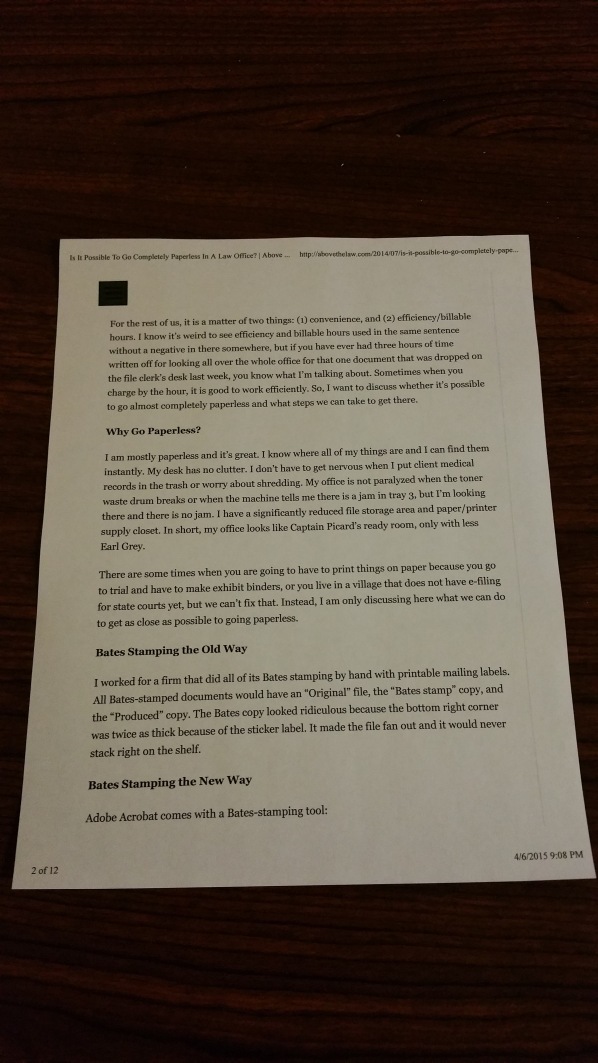
//> input picture images/cell_pic.jpg, 2988 x 5312 px (shown at 1/5 size)
$ ./main ../images/cell_pic.jpg texture   (built with g++ and OpenCV 4)
//> lines starting //> are read from the running program, lines starting //| are printed output that depends on the picture; after the words box and inside, x2 and y2 are one past the last pixel; in counts of white or black regions, pixels touching at a corner belong together
### src/utils.hpp
#pragma once
#include <opencv2/opencv.hpp>
#include <vector>

// Trie 4 points dans l'ordre : TL, TR, BR, BL
std::vector<cv::Point2f> sortCorners(std::vector<cv::Point2f> pts);

// Distance euclidienne entre deux points
float dist(cv::Point2f a, cv::Point2f b);

// Intersection de deux droites infinies (retourne false si parallèles)
bool lineIntersect(cv::Point2f p1, cv::Point2f p2,
                   cv::Point2f p3, cv::Point2f p4,
                   cv::Point2f& out);

### src/perspective.hpp
#pragma once
#include <opencv2/opencv.hpp>
#include <vector>

/**
 * Applique la transformation de perspective.
 * Les 4 coins (ordre TL, TR, BR, BL) sont mappés sur un rectangle.
 * La taille de sortie est calculée à partir des longueurs des côtés.
 */
cv::Mat applyPerspective(const cv::Mat& src,
                         const std::vector<cv::Point2f>& corners);

### src/interactive.hpp
#pragma once
#include <opencv2/opencv.hpp>
#include <vector>

// Dessine le quadrilatère et les coins sur l'image
void drawCorners(cv::Mat& img, const std::vector<cv::Point2f>& pts, bool labels = true);

/**
 * Lance la fenêtre d'ajustement interactif.
 * L'utilisateur peut glisser les coins verts.
 * Retourne les coins ajustés après [ENTREE], ou vide si [Q].
 */
std::vector<cv::Point2f> interactiveAdjust(const cv::Mat& img,
                                           const std::vector<cv::Point2f>& initial);

### src/detection.hpp
#pragma once
#include <opencv2/opencv.hpp>
#include <vector>

/**
 * Retourne true si le fond est texturé (variance Laplacien élevée).
 * Justification : variance élevée → beaucoup de détails → fond complexe.
 */
bool isTexturedBackground(const cv::Mat& img);

/**
 * Méthode FOND SIMPLE : Canny + findContours + approxPolyDP
 * Justification : fort contraste doc/fond → gradient net sur les bords →
 * le plus grand quadrilatère convexe est le document.
 */
std::vector<cv::Point2f> detectSimpleBackground(const cv::Mat& img);

/**
 * Méthode FOND TEXTURÉ : HoughLinesP (longues lignes droites)
 * Justification : Canny seul donne trop de bruit sur fond complexe.
 * HoughLinesP filtre les longues lignes formant les bords du document.
 */
std::vector<cv::Point2f> detectTexturedBackground(const cv::Mat& img);

/**
 * Wrapper : choisit la bonne méthode selon le type de fond,
 * avec fallback sur l'autre méthode et sur les coins de l'image.
 */
std::vector<cv::Point2f> detectCorners(const cv::Mat& img, bool textured);

### src/utils.cpp
#include "utils.hpp"
#include <cmath>
#include <algorithm>

using namespace cv;
using namespace std;

vector<Point2f> sortCorners(vector<Point2f> pts)
{
    Point2f center(0, 0);
    for (auto& p : pts) center += p;
    center *= (1.0f / pts.size());

    vector<Point2f> tl, tr, br, bl;
    for (auto& p : pts) {
        if      (p.x < center.x && p.y < center.y) tl.push_back(p);
        else if (p.x > center.x && p.y < center.y) tr.push_back(p);
        else if (p.x > center.x && p.y > center.y) br.push_back(p);
        else                                         bl.push_back(p);
    }

    auto best = [](vector<Point2f>& v, Point2f ref) -> Point2f {
        if (v.empty()) return ref;
        return *min_element(v.begin(), v.end(), [&](const Point2f& a, const Point2f& b){
            return norm(a - ref) < norm(b - ref);
        });
    };

    return { best(tl, {0,0}),
             best(tr, {1e9f, 0}),
             best(br, {1e9f, 1e9f}),
             best(bl, {0,    1e9f}) };
}

// [4 lines left out: function dist, not called in this run]

bool lineIntersect(Point2f p1, Point2f p2,
                   Point2f p3, Point2f p4,
                   Point2f& out)
{
    float d = (p1.x-p2.x)*(p3.y-p4.y) - (p1.y-p2.y)*(p3.x-p4.x);
    if (fabsf(d) < 1e-6f) return false;
    float t = ((p1.x-p3.x)*(p3.y-p4.y) - (p1.y-p3.y)*(p3.x-p4.x)) / d;
    out.x = p1.x + t*(p2.x-p1.x);
    out.y = p1.y + t*(p2.y-p1.y);
    return true;
}

### src/interactive.cpp
#include "interactive.hpp"
#include "utils.hpp"

using namespace cv;
using namespace std;

// Marge (pixels) autour de l'image pour accéder aux coins hors-bords
static const int BORDER = 120;

// ── État interne ──────────────────────────────────────────────
namespace {
    struct MouseState {
        vector<Point2f> corners;  // coords dans l'image originale
        int    dragging = -1;
        Mat    baseImg;           // image originale (sans padding)
        int    W, H;              // taille image originale
    } g;
}

// ── Conversion coords image ↔ coords fenêtre (avec padding) ──
static Point2f imgToWin(Point2f p)  { return {p.x + BORDER, p.y + BORDER}; }
static Point2f winToImg(Point2f p)  { return {p.x - BORDER, p.y - BORDER}; }

// ── Dessin ────────────────────────────────────────────────────
void drawCorners(Mat& img, const vector<Point2f>& pts, bool labels)
{
    if (pts.size() != 4) return;

    for (int i = 0; i < 4; i++)
        line(img, pts[i], pts[(i+1)%4], Scalar(0, 200, 255), 2);

    const char* names[] = {"TL","TR","BR","BL"};
    for (int i = 0; i < 4; i++) {
        circle(img, pts[i], 10, Scalar(0, 255, 0), -1);
        circle(img, pts[i], 12, Scalar(0,  0,  0), 2);
        if (labels)
            putText(img, names[i], pts[i] + Point2f(14, -8),
                    FONT_HERSHEY_SIMPLEX, 0.6, Scalar(0, 0, 255), 2);
    }
}

static void redraw(const string& winName)
{
    // Créer image avec padding gris foncé
    Mat padded;
    copyMakeBorder(g.baseImg, padded,
                   BORDER, BORDER, BORDER, BORDER,
                   BORDER_CONSTANT, Scalar(50, 50, 50));

    // Convertir les coins en coordonnées fenêtre
    vector<Point2f> winPts;
    for (auto& p : g.corners) winPts.push_back(imgToWin(p));

    // Dessiner sur l'image paddée
    drawCorners(padded, winPts);

    // Dessiner une bordure blanche pour délimiter l'image réelle
    rectangle(padded,
              Point(BORDER, BORDER),
              Point(BORDER + g.W - 1, BORDER + g.H - 1),
              Scalar(180, 180, 180), 1);

    // Instructions
    putText(padded, "[ENTREE] appliquer  [R] reset  [Q] quitter",
            Point(BORDER, BORDER - 10),
            FONT_HERSHEY_SIMPLEX, 0.55, Scalar(255, 255, 0), 1);
    putText(padded, "Glissez les coins verts (zone grise = hors image = OK)",
            Point(BORDER, BORDER - 30),
            FONT_HERSHEY_SIMPLEX, 0.45, Scalar(200, 200, 200), 1);

    imshow(winName, padded);
}

// ── Callback souris ───────────────────────────────────────────
// [24 lines left out: function onMouse, not called in this run]

// ── Interface publique ────────────────────────────────────────
vector<Point2f> interactiveAdjust(const Mat& img, const vector<Point2f>& initial)
{
    const string winName = "Ajustement interactif";

    g.baseImg  = img.clone();
    g.corners  = initial;
    g.dragging = -1;
    g.W        = img.cols;
    g.H        = img.rows;

    vector<Point2f> savedCorners = initial;

    namedWindow(winName, WINDOW_AUTOSIZE);
    setMouseCallback(winName, onMouse, (void*)&winName);
    redraw(winName);

    cout << "\nAjustement interactif :\n"
         << "  Glissez les coins verts (zone grise = extensions hors image)\n"
         << "  [ENTREE] pour appliquer  |  [R] reset  |  [Q] quitter\n";

    while (true) {
        int key = waitKey(30) & 0xFF;
        if (key == 13 || key == 10) break;
        if (key == 'r' || key == 'R') {
            g.corners = savedCorners;
            redraw(winName);
        }
        if (key == 'q' || key == 'Q') {
            destroyWindow(winName);
            return {};
        }
    }

    destroyWindow(winName);
    return g.corners;
}

### src/detection.cpp
#include "detection.hpp"
#include "utils.hpp"
#include <iostream>

using namespace cv;
using namespace std;

// ─────────────────────────────────────────────────────────────
//  Prétraitement : CLAHE pour améliorer le contraste local
// ─────────────────────────────────────────────────────────────
// [120 lines left out: functions preprocess, isTexturedBackground, isCameraFrame, scoreQuad, bestQuadFromBinary, detectSimpleBackground, not called in this run]

// ─────────────────────────────────────────────────────────────
//  MÉTHODE 2 : Analyse locale & Lignes de Hough (Fond Texturé)
// ─────────────────────────────────────────────────────────────
vector<Point2f> detectTexturedBackground(const Mat& img)
{
    Mat gray, blur;
    cvtColor(img, gray, COLOR_BGR2GRAY);
    Ptr<CLAHE> clahe = createCLAHE(2.0, Size(8, 8));
    clahe->apply(gray, gray);
    bilateralFilter(gray, blur, 11, 90, 90);

    Mat edges;
    Canny(blur, edges, 20, 80);
    Mat k5 = getStructuringElement(MORPH_RECT, Size(5, 5));
    morphologyEx(edges, edges, MORPH_CLOSE, k5);

    int minDim = min(img.cols, img.rows);
    struct HP { int vote, len, gap; };
    for (auto& p : vector<HP>{{80,minDim/4,20},{60,minDim/6,30},{40,minDim/8,40},{30,minDim/10,50}}) {
        vector<Vec4i> lines;
        HoughLinesP(edges, lines, 1, CV_PI/180, p.vote, p.len, p.gap);
        if (lines.size() < 4) continue;

        vector<Vec4i> horiz, vert;
        for (auto& l : lines) {
            double a = atan2(abs(l[3]-l[1]), abs(l[2]-l[0])) * 180.0 / CV_PI;
            if (a < 25)      horiz.push_back(l);
            else if (a > 65) vert.push_back(l);
        }
        if (horiz.size() < 2 || vert.size() < 2) continue;

        // Fusion des lignes proches
        auto merge = [](vector<Vec4i>& v, bool h) {
            vector<pair<int,Vec4i>> g;
            for (auto& l : v) {
                int pos = h ? (l[1]+l[3])/2 : (l[0]+l[2])/2;
                bool done = false;
                for (auto& x : g) if (abs(x.first-pos) < 50) {
                    Vec4i& gl = x.second;
                    if (h) { gl[0]=min(gl[0],min(l[0],l[2])); gl[2]=max(gl[2],max(l[0],l[2])); }
                    else   { gl[1]=min(gl[1],min(l[1],l[3])); gl[3]=max(gl[3],max(l[1],l[3])); }
                    x.first = pos; done = true; break;
                }
                if (!done) g.push_back({pos, l});
            }
            v.clear(); for (auto& x : g) v.push_back(x.second);
        };
        merge(horiz, true); merge(vert, false);
        if (horiz.size() < 2 || vert.size() < 2) continue;

        sort(horiz.begin(), horiz.end(), [](const Vec4i& a, const Vec4i& b){ return (a[1]+a[3]) < (b[1]+b[3]); });
        sort(vert.begin(),  vert.end(),  [](const Vec4i& a, const Vec4i& b){ return (a[0]+a[2]) < (b[0]+b[2]); });

        auto L = [](const Vec4i& l) { return make_pair(Point2f(l[0],l[1]), Point2f(l[2],l[3])); };
        auto [t1,t2] = L(horiz.front()); auto [b1,b2] = L(horiz.back());
        auto [l1,l2] = L(vert.front());  auto [r1,r2] = L(vert.back());

        Point2f tl,tr,br,bl;
        if (!lineIntersect(t1,t2,l1,l2,tl)) continue;
        if (!lineIntersect(t1,t2,r1,r2,tr)) continue;
        if (!lineIntersect(b1,b2,r1,r2,br)) continue;
        if (!lineIntersect(b1,b2,l1,l2,bl)) continue;

        auto inside = [&](Point2f pt) {
            return pt.x >= 0 && pt.x < img.cols && pt.y >= 0 && pt.y < img.rows;
        };
        if (!inside(tl)||!inside(tr)||!inside(br)||!inside(bl)) continue;

        vector<Point> quad = {Point(tl),Point(tr),Point(br),Point(bl)};
        if (contourArea(quad) < 0.05 * img.cols * img.rows) continue;

        return sortCorners({tl, tr, br, bl});
    }

    return {};
}

// ─────────────────────────────────────────────────────────────
//  Wrapper principal
// ─────────────────────────────────────────────────────────────
vector<Point2f> detectCorners(const Mat& img, bool textured)
{
    cout << "Méthode demandée : "
         << (textured ? "Structure & Hough (fond texturé)" : "Otsu & Contours (fond simple)") << "\n";

    vector<Point2f> corners;
    if (textured) {
        corners = detectTexturedBackground(img);
        if (corners.empty()) {
            cout << "  ❌ Méthode texture n'a pas trouvé de quadrilatère.\n";
        } else {
            cout << "  ✅ Méthode texture a détecté le document avec succès !\n";
            return corners;
        }
    } else {
        corners = detectSimpleBackground(img);
        if (corners.empty()) {
            cout << "  ❌ Méthode simple (Otsu) a échoué (contraste insuffisant ou fond trop complexe).\n";
        } else {
            cout << "  ✅ Méthode simple a détecté le document avec succès !\n";
            return corners;
        }
    }

    // Si la méthode demandée a échoué, tentative de secours avec l'autre méthode
    cout << "  → Tentative de secours avec l'autre méthode...\n";
    if (textured) {
        corners = detectSimpleBackground(img);
    } else {
        corners = detectTexturedBackground(img);
    }

    if (!corners.empty()) {
        cout << "  ✅ La méthode de secours a réussi à trouver les coins !\n";
        return corners;
    }

    cout << "  ⚠️ Aucune méthode automatique n'a pu segmenter l'image.\n";
    cout << "  → Placement de la boîte initiale par défaut (marge 20%) pour l'étape interactive.\n";
    float mx = img.cols * 0.20f, my = img.rows * 0.20f;
    float W  = img.cols - 1,     H  = img.rows - 1;
    return { {mx,my}, {W-mx,my}, {W-mx,H-my}, {mx,H-my} };
}

### src/main.cpp
/**
 * Devoir 2 — Transformation de Perspective
 * main.cpp : point d'entrée uniquement
 */

#include <opencv2/opencv.hpp>
#include <iostream>

#include "detection.hpp"
#include "interactive.hpp"
#include "perspective.hpp"

using namespace cv;
using namespace std;

int main(int argc, char** argv)
{
    // ── Lecture de l'image ──────────────────────────────────
    string imgPath;
    if (argc >= 2) {
        imgPath = argv[1];
    } else {
        cout << "Usage: " << argv[0] << " <image> [simple|texture]\n";
        cout << "Chemin de l'image : ";
        cin >> imgPath;
    }

    Mat img = imread(imgPath);
//> img is the input picture: 5312 rows x 2988 cols, CV_8UC3; mean B, G, R 66.8, 78.9, 90.4
    if (img.empty()) {
        cerr << "Erreur : impossible de lire \"" << imgPath << "\"\n";
        return 1;
    }

    // Redimensionner si trop grande
    const int maxDim = 900;
    if (img.cols > maxDim || img.rows > maxDim) {
        float s = (float)maxDim / max(img.cols, img.rows);
        resize(img, img, Size(), s, s);
//> img: 900 rows x 506 cols, CV_8UC3
    }

    // ── Choix de la méthode ─────────────────────────────────
    bool textured;
    if (argc >= 3 && string(argv[2]) == "texture") {
        textured = true;
    } else if (argc >= 3 && string(argv[2]) == "simple") {
        textured = false;
    } else {
        cout << "\nDétection automatique du type de fond...\n";
        textured = isTexturedBackground(img);
        cout << "  → Fond : " << (textured ? "TEXTURÉ" : "SIMPLE") << "\n";
    }

    // ── Détection automatique des coins ─────────────────────
    cout << "\nDétection des coins...\n";
    vector<Point2f> corners = detectCorners(img, textured);
//> in detectTexturedBackground, `morphologyEx(edges, edges, MORPH_CLOSE, k5);`:
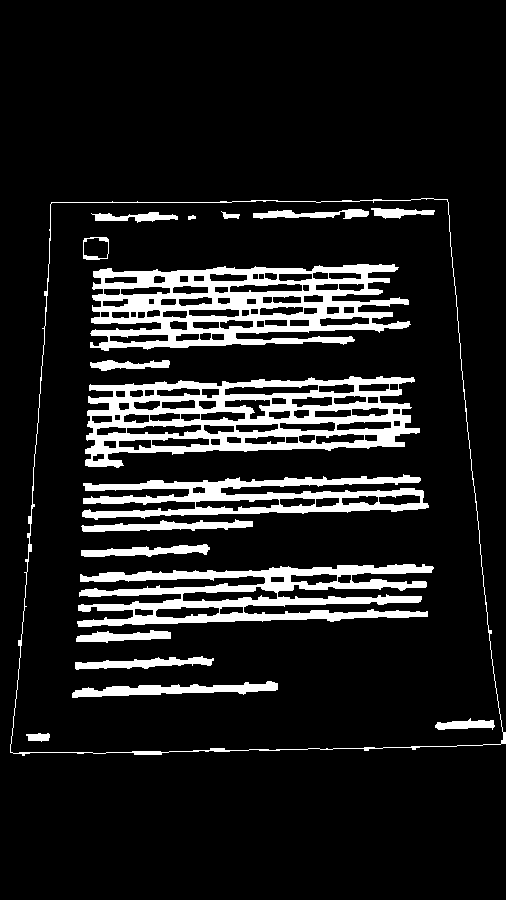
//> edges: 900 rows x 506 cols, CV_8UC1; 12.1% white; 19 white regions, largest, box (x1, y1, x2, y2) and area: (90, 264, 411, 351) 13801, (85, 376, 420, 468) 13424, (77, 564, 434, 627) 10266
//> the loop in detectTexturedBackground, `for (auto& p : vector<HP>{{80,minDim/4,20},{60,minDim/6,30},{40,minDim..` made 2 passes
//> (p.vote, p.len, p.gap) on pass 2: (60, 84, 30)
//> in detectCorners, `corners = detectTexturedBackground(img);`: corners = 4 Points (x, y): [1.05, 217.8], [457.4, 210.9], [499.1, 745.2], [57.89, 753.4]

    // ── Affichage du résultat de détection ──────────────────
    Mat detected = img.clone();
    drawCorners(detected, corners);
    putText(detected, "Detection automatique - appuyez sur une touche",
            Point(10, 25), FONT_HERSHEY_SIMPLEX, 0.55, Scalar(255, 255, 0), 1);
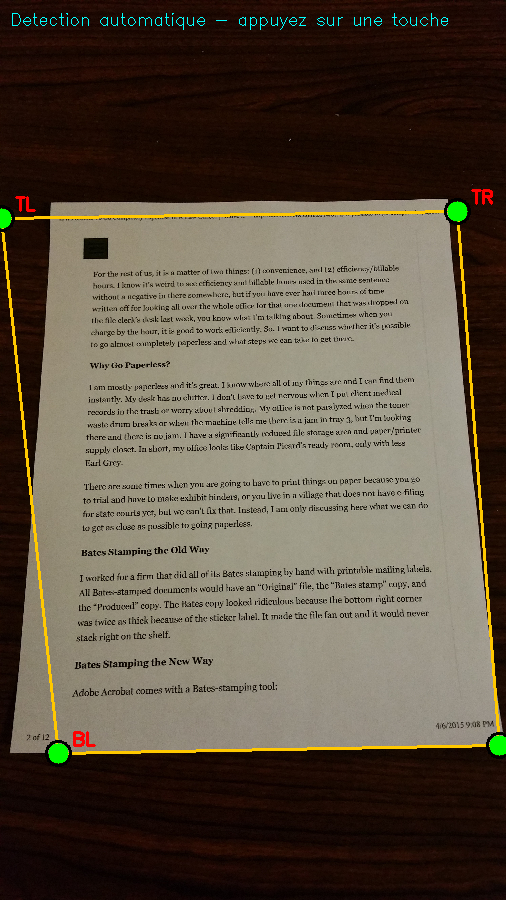
//> detected: 900 rows x 506 cols, CV_8UC3; mean B, G, R 66.3, 81.3, 92.4
    imshow("Detection des coins", detected);
    waitKey(0);
    destroyWindow("Detection des coins");

    // ── Ajustement interactif ───────────────────────────────
    vector<Point2f> adjusted = interactiveAdjust(img, corners);
//> in interactiveAdjust, `vector<Point2f> savedCorners = initial;`: savedCorners has the same summary as corners in detectCorners
//> call 2 of drawCorners, with labels = true
//> after the loop in drawCorners (call 2), `for (int i = 0; i < 4; i++)`:
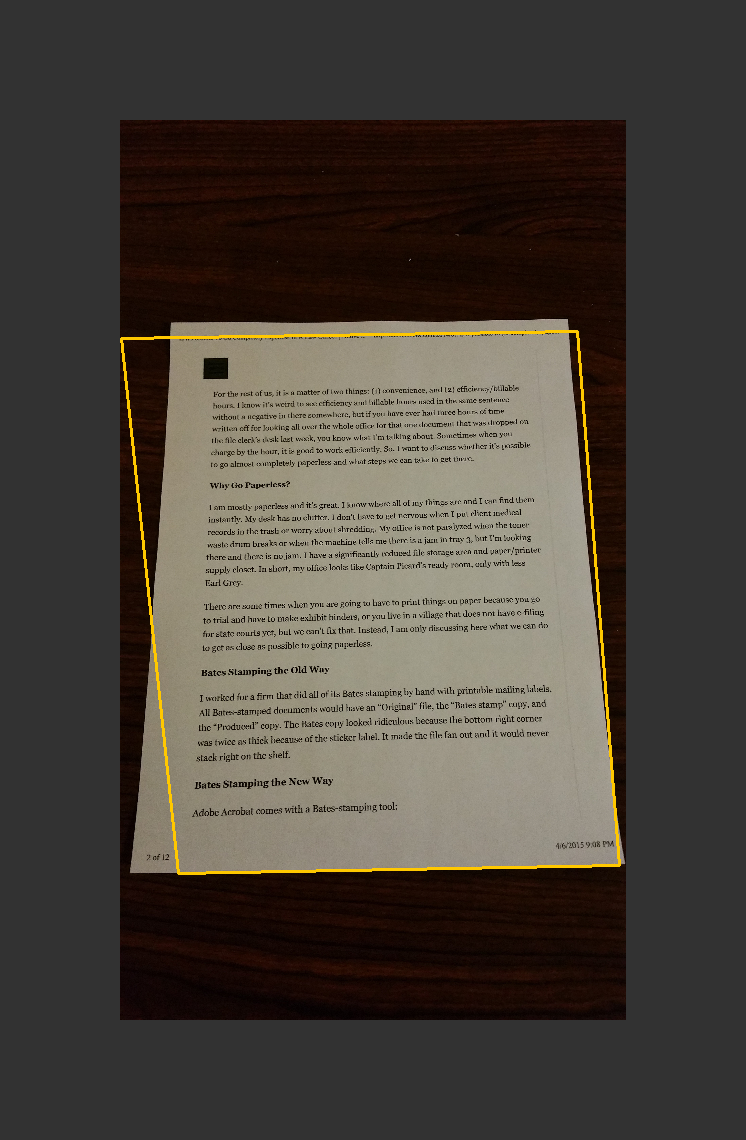
//> img: 1140 rows x 746 cols, CV_8UC3; mean B, G, R 58.5, 66.3, 72.8
//> after the loop in drawCorners (call 2), `for (int i = 0; i < 4; i++)`:
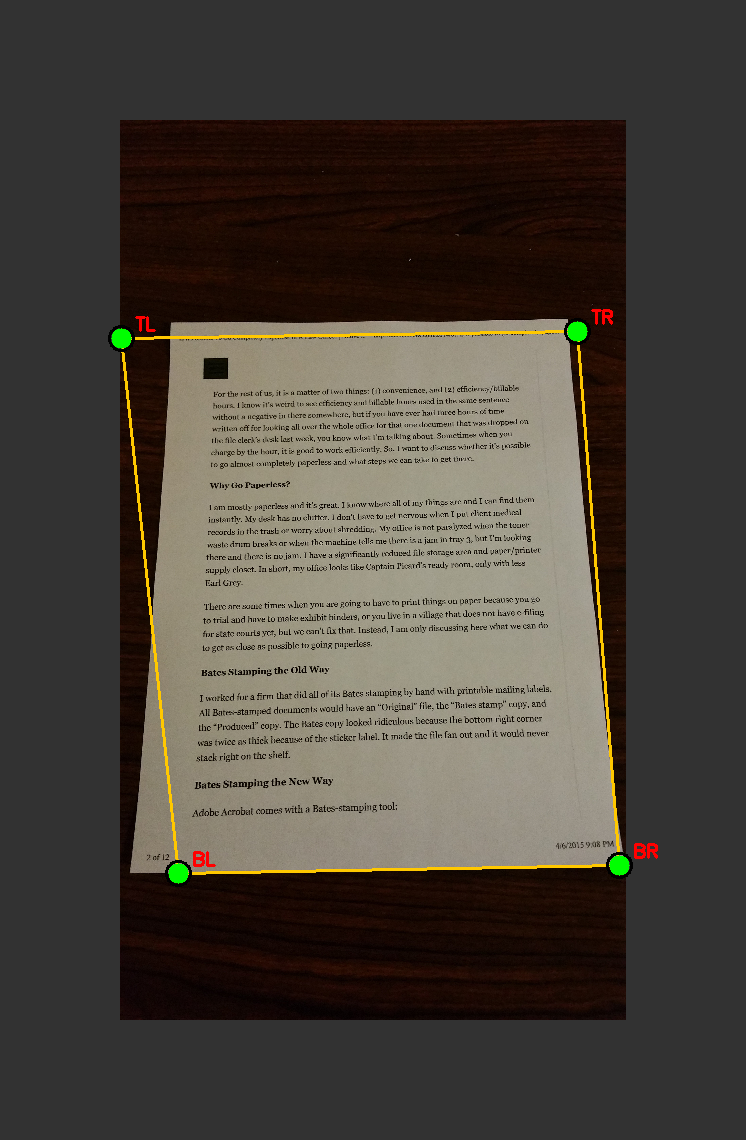
//> img: 1140 rows x 746 cols, CV_8UC3; 0.35% of pixels changed, all inside (x1, y1, x2, y2) = (108, 309, 658, 887)
//> in redraw, `imshow(winName, padded);`:
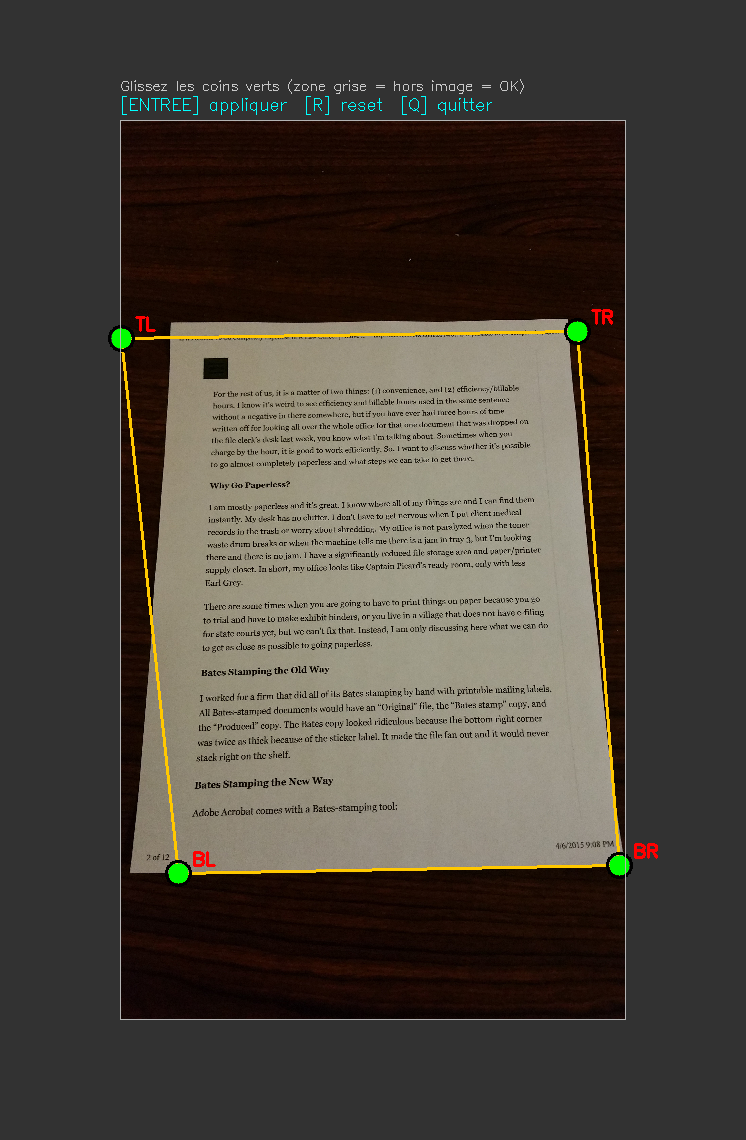
//> window 'Ajustement interactif': 1140 rows x 746 cols, CV_8UC3; mean B, G, R 59.3, 67.4, 73.4
//> the 'q' key is pressed
    if (adjusted.empty()) {
        cout << "Annulé.\n";
        return 0;
//> (the program exits here)
